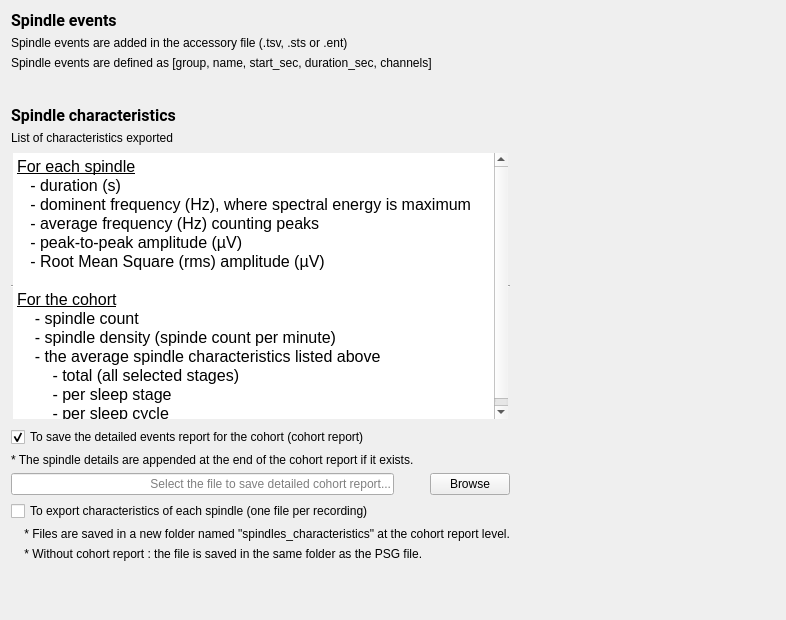
<?xml version="1.0" encoding="UTF-8"?>
<ui version="4.0">
 <class>OutputFilesStep</class>
 <widget class="QWidget" name="OutputFilesStep">
  <property name="geometry">
   <rect>
    <x>0</x>
    <y>0</y>
    <width>786</width>
    <height>620</height>
   </rect>
  </property>
  <property name="windowTitle">
   <string/>
  </property>
  <property name="styleSheet">
   <string notr="true">font: 12pt &quot;Roboto&quot;;</string>
  </property>
  <layout class="QHBoxLayout" name="horizontalLayout_3">
   <item>
    <layout class="QVBoxLayout" name="verticalLayout_2">
     <item>
      <layout class="QVBoxLayout" name="verticalLayout">
       <item>
        <widget class="QLabel" name="label_2">
         <property name="font">
          <font>
           <family>Roboto</family>
           <pointsize>12</pointsize>
           <weight>50</weight>
           <italic>false</italic>
           <bold>false</bold>
          </font>
         </property>
         <property name="text">
          <string>&lt;html&gt;&lt;head/&gt;&lt;body&gt;&lt;p&gt;&lt;span style=&quot; font-weight:600;&quot;&gt;Spindle events&lt;/span&gt;&lt;/p&gt;&lt;/body&gt;&lt;/html&gt;</string>
         </property>
        </widget>
       </item>
       <item>
        <widget class="QLabel" name="label">
         <property name="text">
          <string>Spindle events are added in the accessory file (.tsv, .sts or .ent)</string>
         </property>
        </widget>
       </item>
       <item>
        <widget class="QLabel" name="label_3">
         <property name="text">
          <string>Spindle events are defined as [group, name, start_sec, duration_sec, channels]</string>
         </property>
        </widget>
       </item>
      </layout>
     </item>
     <item>
      <spacer name="verticalSpacer_2">
       <property name="orientation">
        <enum>Qt::Vertical</enum>
       </property>
       <property name="sizeType">
        <enum>QSizePolicy::Fixed</enum>
       </property>
       <property name="sizeHint" stdset="0">
        <size>
         <width>20</width>
         <height>30</height>
        </size>
       </property>
      </spacer>
     </item>
     <item>
      <widget class="QLabel" name="label_4">
       <property name="font">
        <font>
         <family>Roboto</family>
         <pointsize>12</pointsize>
         <weight>50</weight>
         <italic>false</italic>
         <bold>false</bold>
        </font>
       </property>
       <property name="text">
        <string>&lt;html&gt;&lt;head/&gt;&lt;body&gt;&lt;p&gt;&lt;span style=&quot; font-weight:600;&quot;&gt;Spindle characteristics&lt;/span&gt;&lt;/p&gt;&lt;/body&gt;&lt;/html&gt;</string>
       </property>
      </widget>
     </item>
     <item>
      <widget class="QLabel" name="label_5">
       <property name="text">
        <string>List of characteristics exported</string>
       </property>
      </widget>
     </item>
     <item>
      <widget class="QTextEdit" name="textEdit">
       <property name="minimumSize">
        <size>
         <width>0</width>
         <height>270</height>
        </size>
       </property>
       <property name="frameShape">
        <enum>QFrame::HLine</enum>
       </property>
       <property name="readOnly">
        <bool>true</bool>
       </property>
       <property name="html">
        <string>&lt;!DOCTYPE HTML PUBLIC &quot;-//W3C//DTD HTML 4.0//EN&quot; &quot;http://www.w3.org/TR/REC-html40/strict.dtd&quot;&gt;
&lt;html&gt;&lt;head&gt;&lt;meta name=&quot;qrichtext&quot; content=&quot;1&quot; /&gt;&lt;style type=&quot;text/css&quot;&gt;
p, li { white-space: pre-wrap; }
&lt;/style&gt;&lt;/head&gt;&lt;body style=&quot; font-family:'Roboto'; font-size:12pt; font-weight:400; font-style:normal;&quot;&gt;
&lt;p style=&quot; margin-top:0px; margin-bottom:0px; margin-left:0px; margin-right:0px; -qt-block-indent:0; text-indent:0px;&quot;&gt;&lt;span style=&quot; font-family:'Roboto'; text-decoration: underline;&quot;&gt;For each spindle&lt;/span&gt;&lt;/p&gt;
&lt;p style=&quot; margin-top:0px; margin-bottom:0px; margin-left:0px; margin-right:0px; -qt-block-indent:0; text-indent:0px;&quot;&gt;&lt;span style=&quot; font-family:'Roboto';&quot;&gt;   - duration (s)&lt;/span&gt;&lt;/p&gt;
&lt;p style=&quot; margin-top:0px; margin-bottom:0px; margin-left:0px; margin-right:0px; -qt-block-indent:0; text-indent:0px;&quot;&gt;&lt;span style=&quot; font-family:'Roboto';&quot;&gt;   - dominent frequency (Hz), &lt;/span&gt;&lt;span style=&quot; font-family:'Roboto'; color:#000000;&quot;&gt;where spectral energy is maximum&lt;/span&gt;&lt;/p&gt;
&lt;p style=&quot; margin-top:0px; margin-bottom:0px; margin-left:0px; margin-right:0px; -qt-block-indent:0; text-indent:0px;&quot;&gt;&lt;span style=&quot; font-family:'Roboto'; color:#000000;&quot;&gt;   - average frequency (Hz) counting peaks&lt;/span&gt;&lt;/p&gt;
&lt;p style=&quot; margin-top:0px; margin-bottom:0px; margin-left:0px; margin-right:0px; -qt-block-indent:0; text-indent:0px;&quot;&gt;&lt;span style=&quot; font-family:'Roboto'; color:#000000;&quot;&gt;   - peak-to-peak amplitude (µV)&lt;/span&gt;&lt;/p&gt;
&lt;p style=&quot; margin-top:0px; margin-bottom:0px; margin-left:0px; margin-right:0px; -qt-block-indent:0; text-indent:0px;&quot;&gt;&lt;span style=&quot; font-family:'Roboto'; color:#000000;&quot;&gt;   - Root Mean Square (rms) amplitude (µV)&lt;/span&gt;&lt;/p&gt;
&lt;p style=&quot;-qt-paragraph-type:empty; margin-top:0px; margin-bottom:0px; margin-left:0px; margin-right:0px; -qt-block-indent:0; text-indent:0px; font-family:'Roboto'; color:#000000;&quot;&gt;&lt;br /&gt;&lt;/p&gt;
&lt;p style=&quot; margin-top:0px; margin-bottom:0px; margin-left:0px; margin-right:0px; -qt-block-indent:0; text-indent:0px;&quot;&gt;&lt;span style=&quot; font-family:'Roboto'; text-decoration: underline;&quot;&gt;For the cohort&lt;/span&gt;&lt;/p&gt;
&lt;p style=&quot; margin-top:0px; margin-bottom:0px; margin-left:0px; margin-right:0px; -qt-block-indent:0; text-indent:0px;&quot;&gt;&lt;span style=&quot; font-family:'Roboto';&quot;&gt;    - spindle count&lt;/span&gt;&lt;/p&gt;
&lt;p style=&quot; margin-top:0px; margin-bottom:0px; margin-left:0px; margin-right:0px; -qt-block-indent:0; text-indent:0px;&quot;&gt;&lt;span style=&quot; font-family:'Roboto';&quot;&gt;    - spindle density (spinde count per minute)&lt;/span&gt;&lt;/p&gt;
&lt;p style=&quot; margin-top:0px; margin-bottom:0px; margin-left:0px; margin-right:0px; -qt-block-indent:0; text-indent:0px;&quot;&gt;&lt;span style=&quot; font-family:'Roboto';&quot;&gt;    - the average spindle characteristics listed above&lt;/span&gt;&lt;/p&gt;
&lt;p style=&quot; margin-top:0px; margin-bottom:0px; margin-left:0px; margin-right:0px; -qt-block-indent:0; text-indent:0px;&quot;&gt;&lt;span style=&quot; font-family:'Roboto';&quot;&gt;        - total (all selected stages)&lt;/span&gt;&lt;/p&gt;
&lt;p style=&quot; margin-top:0px; margin-bottom:0px; margin-left:0px; margin-right:0px; -qt-block-indent:0; text-indent:0px;&quot;&gt;&lt;span style=&quot; font-family:'Roboto';&quot;&gt;        - per sleep stage&lt;/span&gt;&lt;/p&gt;
&lt;p style=&quot; margin-top:0px; margin-bottom:0px; margin-left:0px; margin-right:0px; -qt-block-indent:0; text-indent:0px;&quot;&gt;&lt;span style=&quot; font-family:'Roboto';&quot;&gt;        - per sleep cycle&lt;/span&gt;&lt;/p&gt;&lt;/body&gt;&lt;/html&gt;</string>
       </property>
      </widget>
     </item>
     <item>
      <widget class="QCheckBox" name="checkBox_cohort_file">
       <property name="text">
        <string>To save the detailed events report for the cohort (cohort report)</string>
       </property>
       <property name="checked">
        <bool>true</bool>
       </property>
      </widget>
     </item>
     <item>
      <widget class="QLabel" name="label_8">
       <property name="text">
        <string>* The spindle details are appended at the end of the cohort report if it exists.</string>
       </property>
      </widget>
     </item>
     <item>
      <layout class="QHBoxLayout" name="horizontalLayout">
       <item>
        <widget class="QLineEdit" name="cohort_lineedit">
         <property name="minimumSize">
          <size>
           <width>350</width>
           <height>0</height>
          </size>
         </property>
         <property name="alignment">
          <set>Qt::AlignRight|Qt::AlignTrailing|Qt::AlignVCenter</set>
         </property>
         <property name="placeholderText">
          <string>Select the file to save detailed cohort report...</string>
         </property>
        </widget>
       </item>
       <item>
        <spacer name="horizontalSpacer">
         <property name="orientation">
          <enum>Qt::Horizontal</enum>
         </property>
         <property name="sizeType">
          <enum>QSizePolicy::Fixed</enum>
         </property>
         <property name="sizeHint" stdset="0">
          <size>
           <width>30</width>
           <height>20</height>
          </size>
         </property>
        </spacer>
       </item>
       <item>
        <widget class="QPushButton" name="pushButton_cohort">
         <property name="text">
          <string>Browse</string>
         </property>
        </widget>
       </item>
      </layout>
     </item>
     <item>
      <widget class="QCheckBox" name="checkBox_spindle_file">
       <property name="text">
        <string>To export characteristics of each spindle (one file per recording)</string>
       </property>
      </widget>
     </item>
     <item>
      <widget class="QLabel" name="label_7">
       <property name="text">
        <string>    * Files are saved in a new folder named &quot;spindles_characteristics&quot; at the cohort report level.</string>
       </property>
      </widget>
     </item>
     <item>
      <widget class="QLabel" name="label_6">
       <property name="text">
        <string>    * Without cohort report : the file is saved in the same folder as the PSG file.</string>
       </property>
      </widget>
     </item>
     <item>
      <layout class="QHBoxLayout" name="horizontalLayout_2"/>
     </item>
     <item>
      <spacer name="verticalSpacer">
       <property name="orientation">
        <enum>Qt::Vertical</enum>
       </property>
       <property name="sizeHint" stdset="0">
        <size>
         <width>20</width>
         <height>40</height>
        </size>
       </property>
      </spacer>
     </item>
    </layout>
   </item>
   <item>
    <spacer name="horizontalSpacer_2">
     <property name="orientation">
      <enum>Qt::Horizontal</enum>
     </property>
     <property name="sizeHint" stdset="0">
      <size>
       <width>175</width>
       <height>20</height>
      </size>
     </property>
    </spacer>
   </item>
  </layout>
 </widget>
 <resources>
  <include location="../../../../../scinodes_poc/src/main/python/ui/themes/themes.qrc"/>
 </resources>
 <connections>
  <connection>
   <sender>pushButton_cohort</sender>
   <signal>clicked()</signal>
   <receiver>OutputFilesStep</receiver>
   <slot>browse_cohort_slot()</slot>
   <hints>
    <hint type="sourcelabel">
     <x>440</x>
     <y>164</y>
    </hint>
    <hint type="destinationlabel">
     <x>336</x>
     <y>293</y>
    </hint>
   </hints>
  </connection>
  <connection>
   <sender>checkBox_cohort_file</sender>
   <signal>clicked()</signal>
   <receiver>OutputFilesStep</receiver>
   <slot>enable_cohort_slot()</slot>
   <hints>
    <hint type="sourcelabel">
     <x>244</x>
     <y>136</y>
    </hint>
    <hint type="destinationlabel">
     <x>256</x>
     <y>206</y>
    </hint>
   </hints>
  </connection>
  <connection>
   <sender>checkBox_spindle_file</sender>
   <signal>clicked()</signal>
   <receiver>OutputFilesStep</receiver>
   <slot>enable_spindle_slot()</slot>
   <hints>
    <hint type="sourcelabel">
     <x>275</x>
     <y>512</y>
    </hint>
    <hint type="destinationlabel">
     <x>286</x>
     <y>292</y>
    </hint>
   </hints>
  </connection>
 </connections>
 <slots>
  <slot>browse_cohort_slot()</slot>
  <slot>enable_cohort_slot()</slot>
  <slot>browse_spindle_slot()</slot>
  <slot>enable_spindle_slot()</slot>
 </slots>
</ui>
